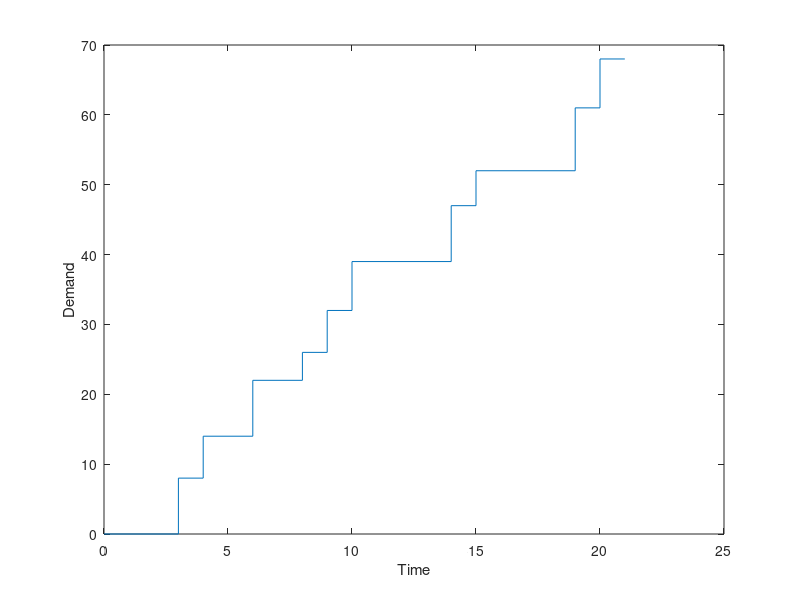

MATLAB code to generate this figure: (Note: this script raises an error after producing the figure.)
close all
clear all
clc
%%% generate demand
% n = 10;
% t = 1:n;
t = [3 4 6 8 9 10 14 15 19 20]; %example 2
% t = [1 3 6 10 15]; %example 1

% lambda = 2;
% demand = poissrnd(lambda,1,n);
demand = [8 6 8 4 6 7 8 5 9 7]; %example 2
% demand = [1 1 1 1 1]; %example 1
demand_cum = cumsum(demand);

%%% plot cumulative demand
stairs([0 t t(end)+1],[0 demand_cum demand_cum(end)])
xlabel('Time');
ylabel('Demand');
hold on

%%% set production rate
% q = sum(demand_cum(end))/n
q = 5; % example 2
% q = 1; % example 1

%%% minimum q for All-At-Once
%[q_min,q_min_ind] = nanmin((ones(1,n)*demand_cum(end)-demand_cum)./(ones(1,n)*n-t))
%plot([(n-(demand_cum(end)/q_min)),n],[0,(n-(n-(demand_cum(end)/q_min)))*q_min],'r')

%%% elemintate zero demand events
% disp('Time & Cum Demand after zero demand events')
demand = [demand_cum(1) diff(demand_cum)]; % re-create demand if not specified
t_ind = find(demand>0);
t = t(t_ind); % time array after zero demand event eliminated
demand = demand(t_ind); % demand array after zero demand event eliminated
demand_cum = demand_cum(t_ind); % cumulative demand after zero demand event eliminated

%%% find production restriction rate (PRR)
ind = 0; %the time of the current dominated event
kk = 0;
prod_end_t = [];
prod_start_t0 = [];
while ind < t(end)
    time = t(kk+1:end);
    dem_c = demand_cum(kk+1:end);
    %%% find minimum time for time & dem_c
    [min_start,ind] = prr(time,dem_c,q); %minimum time t' and the time of corresponding event
    kk = kk + find(time==ind); %what indix belongs to the time ind
    prod_end_t = [prod_end_t ind]; %prod end time
    prod_start_t0 = [prod_start_t0 min_start]; %prod start time at time zero
end
[lia,locb] = ismember(prod_end_t,t);
D_bar_j = demand_cum(locb); %cumulative demand after PRR
prod_end = D_bar_j;
prod_start = [0 D_bar_j(1:end-1)];
D_j = [prod_end(1) diff(prod_end)];
prod_start_t = prod_end_t - D_j./q;
t_j = prod_end_t;

%%% plot production rate curves after PRR elimination
for j = 1:length(prod_start_t)
    %plot([dem_time(j),t(end)],[0,(t(end)-dem_time(j))*q],'g')
    %plot([prod_start_t0(j),prod_end_t(j)],[0,(prod_end_t(j)-prod_start_t0(j))*q],'g')
    plot([prod_start_t(j),prod_end_t(j)],[prod_start(j),prod_end(j)],'g')
end

%%% plot updated cumulative demand curves
t_c = prod_end_t;
stairs([0 t_c t_c(end)+1],[0 D_bar_j D_bar_j(end)],'k-.')

%%% Specify Inputs
K = 36; % Setup-Cost
c = 10; % Unit Production Cost
rho = 0.1; % Interest Rate
h = c*rho; % Inventory Holding Cost
beta = 1; % begin setup cost = 0; end setup cost = 1

%%% generate alpha combinations
n = length(prod_start);
D = [0:2^n-1]';
B = rem(floor(D*pow2(-(n-2):0)),2);
alpha_perm = [ones(length(B)/2,1) B(1:length(B)/2,:)];
% alpha = alpha_perm(2,:)

%%% compute batch size Q for alpha
% [P_bar_j,Q_j] = prod_cum(D_j,alpha);

%%% compute x and y for TC equation
y = [];
x = [];
Q_perm = [];
for jj = 1:length(alpha_perm)
    alpha = alpha_perm(jj,:);
    [P_bar_j,Q_j] = prod_cum(D_j,alpha);
    Q_perm(jj,:) = Q_j;
    y(jj) = TC_y(D_j,Q_j,q,t_j);
    x(jj) = TC_x(alpha);
end
% adjust for PRR eliminated demand
adj_factor = cons_run(not(ismember(t,prod_end_t)));
adj = adj_factor.*demand.*[diff(t) 0];
adj = sum(adj);
y = y - adj;
y = y';
x = x';
% plot the scatter plot for inventory cost vs # setup
figure()
scatter(x,y)
xlabel('# of Setups');
ylabel('Time-weighted Inventory');
% compute TC cost = Kx + hy
TC = K*x + h*y;

%%% compute NPV cost
K_cost = [];
h_cost = [];
for kk = 1:length(alpha_perm)
    alpha = alpha_perm(kk,:);
    [P_bar_j,Q_j] = prod_cum(D_j,alpha);
    h_cost(kk) = NPV_h(c,q,rho,Q_j,D_j,t_j);
    K_cost(kk) = NPV_K(q,rho,Q_j,D_j,t_j,alpha,K,beta);
end
% discounted cost value of requirements adjusted for PRR eliminated demand
dcvr = c*demand.*exp(-rho*t);
dcvr = sum(dcvr);
h_cost = h_cost-dcvr;

NPV = h_cost + K_cost;

%%% find alpha minimizing NPV cost
[min_npv,min_ind] = min(NPV);
result = ['Alpha that minimizes NPV cost: ',num2str(alpha_perm(min_ind,:))];
disp(result)





